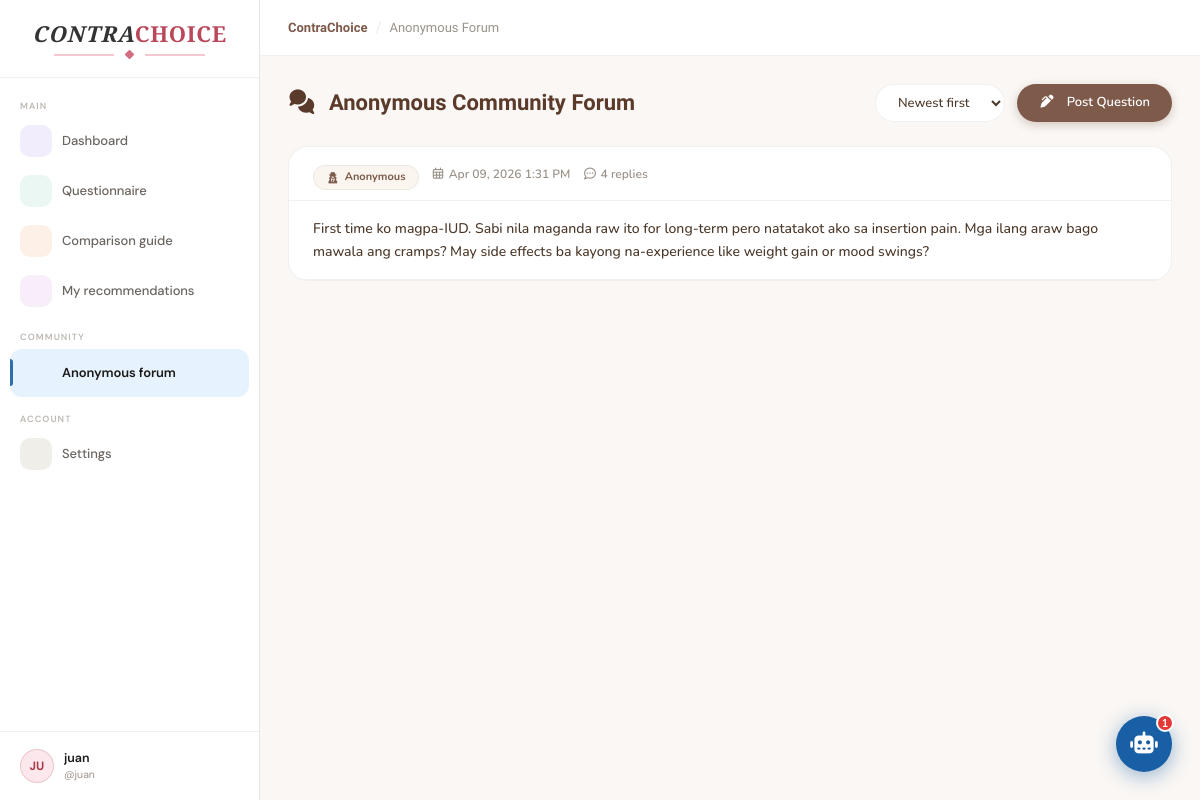
The page /user/forum.php (signed in) on the database its author committed.
### tables this page shows
CREATE TABLE `users` (
  `user_id` int(11) NOT NULL,
  `username` varchar(50) NOT NULL,
  `password` varchar(255) NOT NULL,
  `created_at` datetime DEFAULT current_timestamp(),
  `updated_at` datetime DEFAULT current_timestamp() ON UPDATE current_timestamp()
);

CREATE TABLE `forum_posts` (
  `post_id` int(11) NOT NULL,
  `user_id` int(11) DEFAULT NULL,
  `content` text NOT NULL,
  `created_at` datetime DEFAULT current_timestamp(),
  `updated_at` datetime DEFAULT current_timestamp() ON UPDATE current_timestamp(),
  `reply_count` int(11) DEFAULT 0
);

### user/forum.php (the view, shortened to what this page needs)
<?php
include '../includes/db_connection.php';
$page_title  = 'Anonymous Forum';
$active_page = 'forum';
$user_id     = $_SESSION['user_id'] ?? 0;
$sort = $_GET['sort'] ?? 'newest';
$order_by = ($sort === 'oldest') ? 'ASC' : 'DESC';
$page = isset($_GET['page']) ? max(1, intval($_GET['page'])) : 1;
$per_page = 10;
$offset = ($page - 1) * $per_page;
$posts_query = "
    SELECT * FROM forum_posts
    ORDER BY created_at $order_by
    LIMIT ? OFFSET ?
";
$stmt = $conn->prepare($posts_query);
$stmt->bind_param("ii", $per_page, $offset);
$stmt->execute();
$posts = $stmt->get_result();
?>
<!DOCTYPE html>
<html lang="en">
<head>
  <link rel="stylesheet" href="../assets/vendor/bootstrap-5/css/bootstrap.min.css">
  <link rel="stylesheet" href="../assets/vendor/fontawesome-7/css/all.min.css">
</head>
<body>
<div class="cc-layout">
  <?php include '../includes/user/sidebar.php'; ?>
  <div class="cc-main">
    <div class="topbar">
      <div class="topbar-left">
        <span><b>ContraChoice</b></span>
        <span class="topbar-sep">/</span>
        <span class="topbar-page"><?= htmlspecialchars($page_title) ?></span>
      </div>
    </div>
    <div class="content-area">
      <div class="forum-header">
        <h1><i class="fas fa-comments me-2"></i> Anonymous Community Forum</h1>
        <div class="forum-actions">
          <select class="sort-select" onchange="window.location.href='?sort='+this.value+'&page=1'">
            <option value="newest" <?= $sort === 'newest' ? 'selected' : '' ?>>Newest first</option>
          </select>
          <button class="btn-new-post" data-bs-toggle="modal" data-bs-target="#postModal">
            <i class="fas fa-pen-alt me-2"></i> Post Question
          </button>
        </div>
      </div>
      <?php if ($posts->num_rows === 0): ?>
        <div class="empty-forum">
          <i class="fas fa-comment-dots"></i>
          <h4>No questions yet</h4>
          <p class="text-muted">Be the first to ask anonymously about contraceptives, family planning, or women's health.</p>
          <button class="btn-new-post mt-2" data-bs-toggle="modal" data-bs-target="#postModal">📝 Start a discussion</button>
        </div>
      <?php else: ?>
        <?php while ($post = $posts->fetch_assoc()):
          $post_id = $post['post_id'];
          $reply_stmt = $conn->prepare("
            SELECT r.*,
              COALESCE(AVG(rt.rating), 0) AS avg_rating,
              COUNT(rt.rating)            AS rating_count,
              MAX(CASE WHEN rt.user_id = ? THEN rt.rating ELSE 0 END) AS user_rating
            FROM forum_replies r
            LEFT JOIN forum_reply_ratings rt ON rt.reply_id = r.reply_id
            WHERE r.post_id = ?
            GROUP BY r.reply_id
            ORDER BY r.created_at ASC
          ");
          $reply_stmt->bind_param("ii", $user_id, $post_id);
          $reply_stmt->execute();
        ?>
        <div class="forum-card" id="post-<?= $post_id ?>">
          <div class="post-header">
            <div class="post-meta">
              <span class="anonymous-badge"><i class="fas fa-user-secret"></i> Anonymous</span>
              <span><i class="far fa-calendar-alt"></i> <?= date('M d, Y g:i A', strtotime($post['created_at'])) ?></span>
              <span class="reply-count-clickable" data-post-id="<?= $post_id ?>" onclick="toggleReplies(<?= $post_id ?>)">
                <i class="far fa-comment-dots"></i> <?= $post['reply_count'] ?> replies
              </span>
            </div>
          </div>
          <div class="post-content">
            <?= nl2br(htmlspecialchars($post['content'])) ?>
          </div>
        </div>
        <?php $reply_stmt->close(); endwhile; ?>
      <?php endif; ?>
    </div>
  </div>
</div>
<?php include '../includes/user/chatbot_widget.php'; ?>
</body>
</html>

### includes/user/sidebar.php (shortened to what this page needs)
<?php
$active_page = $active_page ?? 'dashboard';
$is_admin    = false;
$user_name = 'User';
if (isset($_SESSION['user_id'])) {
    $sid    = intval($_SESSION['user_id']);
    $result = mysqli_query($conn, "SELECT username FROM users WHERE user_id = $sid LIMIT 1");
    if ($result && $row = mysqli_fetch_assoc($result)) {
        $user_name = $row['username'];
    }
}
$initials    = strtoupper(substr($user_name, 0, 2));
$user_avatar = $_SESSION['avatar'] ?? null;
$user_nav = [
  ['section' => 'Main'],
  ['id' => 'dashboard',       'label' => 'Dashboard',          'icon' => 'grid',        'color' => 'lavender'],
  ['id' => 'questionnaire',   'label' => 'Questionnaire',      'icon' => 'list-search', 'color' => 'mint'],
  ['id' => 'comparison',      'label' => 'Comparison guide',   'icon' => 'compare',     'color' => 'peach'],
  ['id' => 'recommendations', 'label' => 'My recommendations', 'icon' => 'star',        'color' => 'mauve'],
  ['section' => 'Community'],
  ['id' => 'forum',           'label' => 'Anonymous forum',    'icon' => 'chat',        'color' => 'sky'],
  ['section' => 'Account'],
  ['id' => 'settings',        'label' => 'Settings',           'icon' => 'settings',    'color' => 'neutral'],
];
$admin_nav = [
  ['section' => 'Overview'],
  ['id' => 'dashboard',     'label' => 'Dashboard',           'icon' => 'grid',        'color' => 'lavender'],
  ['id' => 'analytics',     'label' => 'Analytics',           'icon' => 'analytics',   'color' => 'mint'],
  ['section' => 'Content'],
  ['id' => 'methods',       'label' => 'Manage methods',      'icon' => 'compare',     'color' => 'peach'],
  ['id' => 'qstats',        'label' => 'Questionnaire stats', 'icon' => 'list-search', 'color' => 'sky'],
  ['id' => 'chatresponses', 'label' => 'Chatbot responses',   'icon' => 'bot',         'color' => 'sage'],
  ['section' => 'Moderation'],
  ['id' => 'forum-mod',     'label' => 'Forum moderation',    'icon' => 'chat',        'color' => 'mauve', 'badge' => '5', 'badge_type' => 'red'],
  ['id' => 'reports',       'label' => 'Reported posts',      'icon' => 'flag',        'color' => 'blush', 'badge' => '2', 'badge_type' => 'red'],
  ['section' => 'System'],
  ['id' => 'settings',      'label' => 'Settings',            'icon' => 'settings',    'color' => 'neutral'],
  ['id' => 'accounts',      'label' => 'User accounts',       'icon' => 'users',       'color' => 'butter'],
];
$nav_items = $is_admin ? $admin_nav : $user_nav;
?>
<aside class="sidebar" id="cc-sidebar">
  <div class="sidebar-logo">
    <div class="mylogo-wrapper">
      <div class="mylogo-brand">
        <span class="mylogo-contra">Contra</span><span class="mylogo-choice">Choice</span>
      </div>
      <div class="mylogo-divider">
        <span class="mylogo-line"></span>
        <span class="mylogo-diamond"></span>
        <span class="mylogo-line"></span>
      </div>
    </div>
  </div>
  <nav class="sidebar-nav">
    <?php foreach ($nav_items as $item): ?>
      <?php if (isset($item['section'])): ?>
        <span class="nav-section-label"><?= htmlspecialchars($item['section']) ?></span>
      <?php else:
        $color     = $item['color'] ?? 'neutral';
        $is_active = ($active_page === $item['id']);
        $active_cls = $is_active ? 'active ' . $color : '';
        $url = $is_admin
          ? '/hci/admin/' . $item['id'] . '.php'
          : '/hci/user/'  . $item['id'] . '.php';
      ?>
        <a href="<?= htmlspecialchars($url) ?>" class="nav-item <?= $active_cls ?>">
          <div class="nav-icon-wrap ic-<?= htmlspecialchars($color) ?>">
          </div>
          <span class="nav-label"><?= htmlspecialchars($item['label']) ?></span>
        </a>
      <?php endif; ?>
    <?php endforeach; ?>
  </nav>
  <div class="sidebar-footer">
    <div class="user-chip">
      <?php if ($user_avatar): ?>
        <div class="avatar avatar-emoji"><?= htmlspecialchars($user_avatar) ?></div>
      <?php else: ?>
        <div class="avatar avatar-initials avatar-<?= $is_admin ? 'admin' : 'user' ?>"><?= htmlspecialchars($initials) ?></div>
      <?php endif; ?>
      <div class="user-info">
        <div class="user-name"><?= htmlspecialchars($user_name) ?></div>
        <div class="user-role">@<?= htmlspecialchars($user_name) ?></div>
      </div>
      <button class="dots-btn" id="cc-dots-btn" type="button" onclick="ccToggleMenu(event)" aria-label="User options">
      </button>
    </div>
  </div>
</aside>

### user/forum.php (style rules this page uses)
:root { --bg: #f5f0e8; --surface: #fdfaf5; --surface-2: #faf6ef; --border: #e8dfd0; --text: #4a3728; --muted: #9b8776; --accent-blue: #b8cfe8; --accent-blue-d: #6b9ab8; --accent-pink: #f0d5d5; --accent-pink-d: #c47a7a; --accent-mint: #cce8dc; --accent-mint-d: #5a9a7a; --accent-peach: #f5ddd0; --accent-peach-d:#c47a55; --accent-lav: #ddd5f0; --accent-lav-d: #7a6ab8; --brown: #7d5a4a; --brown-d: #5a3a2a; --radius-sm: 12px; --radius-md: 18px; --radius-lg: 24px; --shadow-sm: 0 2px 8px rgba(120,80,50,.08); --shadow-md: 0 4px 16px rgba(120,80,50,.12); }
*, *::before, *::after { box-sizing: border-box; margin: 0; padding: 0; }
body { background: var(--bg); font-family: 'Nunito', sans-serif; color: var(--text); background-image: radial-gradient(circle at 15% 20%, rgba(184,207,232,.18) 0%, transparent 50%), radial-gradient(circle at 85% 75%, rgba(204,232,220,.15) 0%, transparent 50%), radial-gradient(circle at 50% 50%, rgba(240,213,213,.10) 0%, transparent 60%); }
.cc-layout { display: flex; height: 100vh; overflow: hidden; }
.cc-main { flex: 1; display: flex; flex-direction: column; overflow: hidden; background: var(--bg); }
.topbar { height: 56px; background: var(--surface); border-bottom: 1.5px solid var(--border); display: flex; align-items: center; justify-content: space-between; padding: 0 28px; flex-shrink: 0; font-size: 13px; color: var(--muted); font-family: 'Quicksand', sans-serif; }
.topbar b { color: var(--brown); font-weight: 700; }
.topbar-left { display: flex; align-items: center; gap: 8px; font-weight: 600; }
.topbar-sep { color: var(--border); font-size: 16px; }
.topbar-page { color: var(--muted); font-weight: 500; }
.content-area { flex: 1; overflow-y: auto; padding: 28px 28px 48px; }
.forum-header { display: flex; justify-content: space-between; align-items: center; flex-wrap: wrap; margin-bottom: 24px; gap: 16px; }
.forum-header h1 { font-family: 'Quicksand', sans-serif; font-size: 22px; font-weight: 700; color: var(--brown-d); margin: 0; }
.forum-actions { display: flex; gap: 12px; align-items: center; }
.sort-select { background: var(--surface); border: 1.5px solid var(--border); border-radius: 40px; padding: 8px 18px; font-size: 13px; font-family: 'Nunito', sans-serif; font-weight: 500; color: var(--text); }
.btn-new-post { background: var(--brown); border: none; border-radius: 40px; padding: 9px 22px; color: white; font-weight: 600; font-size: 13px; transition: background 0.2s, transform 0.1s; box-shadow: 0 3px 10px rgba(125,90,74,.3); }
.forum-card { background: var(--surface); border: 1.5px solid var(--border); border-radius: 20px; margin-bottom: 20px; overflow: hidden; transition: box-shadow 0.2s, transform 0.15s; }
.post-header { padding: 18px 24px 10px; border-bottom: 1.5px solid var(--border); }
.post-meta { font-size: 12px; color: var(--muted); display: flex; gap: 12px; flex-wrap: wrap; font-weight: 600; }
.reply-count-clickable { cursor: pointer; transition: color 0.15s; }
.anonymous-badge { background: var(--surface-2); padding: 3px 12px; border-radius: 40px; font-size: 11px; font-weight: 700; display: inline-flex; align-items: center; gap: 5px; border: 1px solid var(--border); color: var(--brown); }
.post-content { padding: 16px 24px; font-size: 14px; color: var(--text); line-height: 1.65; border-bottom: 1.5px solid var(--border); font-weight: 500; }

### rows shown on the page
users: username "JU", username "juan"
forum_posts: created_at "Apr 09, 2026 1:31 PM", reply_count "4", content "First time ko magpa-IUD. Sabi nila maganda raw ito for long-term pero natatakot ako sa insertion pain. Mga ilang araw bago mawala ang cramps? May side effects ba kayong na-experience like weight gain or mood swings?"

### other values the page prints
$item['section'] "MAIN"
$item['label'] "Dashboard"
$item['label'] "Questionnaire"
$item['label'] "Comparison guide"
$item['label'] "My recommendations"
$item['section'] "COMMUNITY"
$item['label'] "Anonymous forum"
$item['section'] "ACCOUNT"
$item['label'] "Settings"
$page_title "Anonymous Forum"
